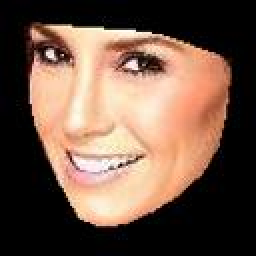
#> input picture project 1/Project_1/female_images/000001.jpg, 128 x 128 px, found by its file name (shown 2 times larger); its folder holds 4 pictures in this run
$ jupyter execute --allow-errors 3_Fisher_face.ipynb
#> lines starting #> are read from the running program, lines starting #| are printed output that depends on the picture
[cell 1]
import matplotlib.pyplot as plt
import matplotlib.image as img
import numpy as np
from skimage import color
from sklearn.decomposition import PCA
import os
import scipy
import math


# ============ preprocessing: index -> img_name, index -> landmarks ============ #
def read_files(path):
    file_list = os.listdir(path)
    file_list = [path + file for file in file_list]
    file_list.sort()
    return file_list


# ============ load data ============ #
# generate img list
female_img_path = read_files('female_images/')
female_imgs = np.array([img.imread(path) for path in female_img_path])
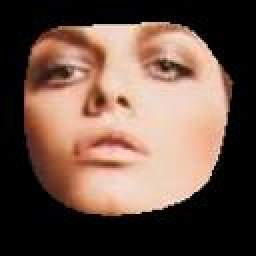
#> input picture project 1/Project_1/female_images/000005.jpg, 128 x 128 px, found by its file name (shown 2 times larger)
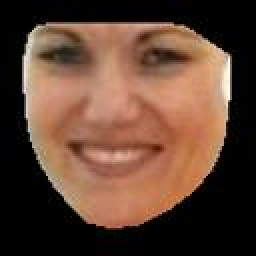
#> input picture project 1/Project_1/female_images/000017.jpg, 128 x 128 px, found by its file name (shown 2 times larger)
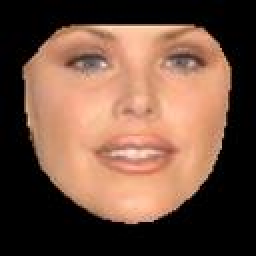
#> input picture project 1/Project_1/female_images/000029.jpg, 128 x 128 px, found by its file name (shown 2 times larger)
#> (the rest of this cell did not finish here and is left out)

male_imgs = np.array([img.imread(path) for path in male_img_path])

# generate landmarks list
female_landmark_path = read_files('female_landmarks/')
female_landmarks = np.array([scipy.io.loadmat(path)['lms'] for path in female_landmark_path])
male_landmark_path = read_files('male_landmarks/')
male_landmarks = np.array([scipy.io.loadmat(path)['lms'] for path in male_landmark_path])


##############################################
#                   3.1
##############################################

# ============ process original data ============ #
x1 = np.array([img.flatten() for img in female_imgs])
x2 = np.array([img.flatten() for img in male_imgs])
X = np.r_[x1, x2]
y = np.hstack((np.zeros(588), np.ones(412)))


k_values = [10, 20, 40, 60, 80, 100, 120, 150, 200, 300, 500]
errors = []
for k in k_values:
    # ============ reduce dimensions ============ #
    pca = PCA(n_components = k)
    pca.fit(X)
    coef = np.dot(X, pca.components_.T)


    # ============ prepare train and test dataset ============ #
    num_female = 588
    num_male = 412

    train_female = 480
    test_female = num_female - train_female # 158
    train_male = 800 - train_female # 370
    test_male = num_male - train_male # 42

    train_x1 = coef[0:train_female]
    train_x2 = coef[num_female:num_female + train_male]
    train_y1 = y[0:train_female]
    train_y2 = y[num_female:num_female + train_male]
    train_x = np.r_[train_x1, train_x2]
    train_y = np.r_[train_y1, train_y2]
    test_x1 = coef[train_female:num_female]
    test_x2 = coef[num_female + train_male:1000]
    test_y1 = y[train_female:num_female]
    test_y2 = y[num_female + train_male:1000]
    test_x = np.r_[test_x1, test_x2]
    test_y = np.r_[test_y1, test_y2]


    # ============ find Fisher face ============ #
    from scipy import linalg
    import numpy as np
    import matplotlib.pyplot as plt
    import matplotlib as mpl
    from matplotlib import colors

    from sklearn.discriminant_analysis import LinearDiscriminantAnalysis
    from sklearn.discriminant_analysis import QuadraticDiscriminantAnalysis

    lda = LinearDiscriminantAnalysis(solver="svd", store_covariance=True)
    lda.fit(train_x, train_y)

    # 0 - female. 1 - male
    xx1 = np.arange(len(test_x1)) / len(test_x1) * 110
    predx1 = lda.predict(test_x1)
    score1 = [fscore - mscore for (fscore, mscore) in lda.predict_proba(test_x1)]

    xx2 = np.arange(len(test_x2)) / len(test_x2) * 110
    predx2 = lda.predict(test_x2)
    score2 = [fscore - mscore  for (fscore, mscore) in lda.predict_proba(test_x2)]


    # ============ calculate error rate ============ #
    error = (sum(predx1) + len(score2) - sum(predx2)) / 200
    print(error)
    errors.append(error)


    # ============ plot data and Fisher face ============ #
    plt.figure(figsize=(16,8))
    plt.title('Fisher face to Discriminate Female and Male (PCA = ' + str(k) + \
              ', Error = ' + str(round(error*100, 2)) + '%)', fontsize=22)
    plt.scatter(x = xx1, y = score1, label='Female', color='deeppink')
    plt.scatter(x = xx2, y = score2, label='Male', color = 'deepskyblue')
    xx1 = np.arange(-10, 122, 1)
    plt.plot(xx1, 0 * xx1, color='dimgray', linestyle='--', label='Fisher Face')
    plt.legend(loc='best')
    plt.show()


# ============ plot error rate vs k ============ #
plt.figure(figsize=(16, 8))
plt.title('Error Rate vs Number of Principal Components', fontsize=22)
plt.xlabel('Number of Principal Components', fontsize=16)
plt.ylabel('Error Rate', fontsize=16)
plt.plot(k_values, errors, color='gold', marker='o', lw=2)
plt.show()
